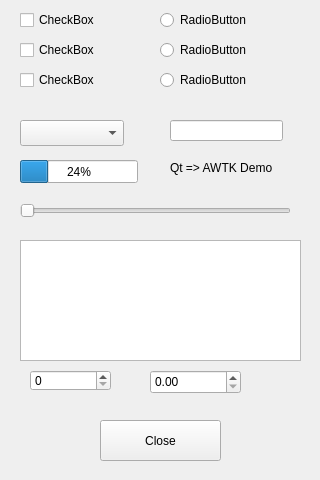
<?xml version="1.0" encoding="UTF-8"?>
<ui version="4.0">
 <class>MainWindow</class>
 <widget class="QMainWindow" name="MainWindow">
  <property name="geometry">
   <rect>
    <x>0</x>
    <y>0</y>
    <width>320</width>
    <height>480</height>
   </rect>
  </property>
  <property name="windowTitle">
   <string>MainWindow</string>
  </property>
  <widget class="QWidget" name="centralWidget">
   <widget class="QPushButton" name="close">
    <property name="geometry">
     <rect>
      <x>100</x>
      <y>420</y>
      <width>121</width>
      <height>41</height>
     </rect>
    </property>
    <property name="text">
     <string>Close</string>
    </property>
   </widget>
   <widget class="QWidget" name="widget" native="true">
    <property name="geometry">
     <rect>
      <x>150</x>
      <y>10</y>
      <width>141</width>
      <height>91</height>
     </rect>
    </property>
    <widget class="QRadioButton" name="radioButton">
     <property name="geometry">
      <rect>
       <x>10</x>
       <y>0</y>
       <width>100</width>
       <height>20</height>
      </rect>
     </property>
     <property name="text">
      <string>RadioButton</string>
     </property>
    </widget>
    <widget class="QRadioButton" name="radioButton_2">
     <property name="geometry">
      <rect>
       <x>10</x>
       <y>30</y>
       <width>100</width>
       <height>20</height>
      </rect>
     </property>
     <property name="text">
      <string>RadioButton</string>
     </property>
    </widget>
    <widget class="QRadioButton" name="radioButton_3">
     <property name="geometry">
      <rect>
       <x>10</x>
       <y>60</y>
       <width>100</width>
       <height>20</height>
      </rect>
     </property>
     <property name="text">
      <string>RadioButton</string>
     </property>
    </widget>
   </widget>
   <widget class="QWidget" name="widget_2" native="true">
    <property name="geometry">
     <rect>
      <x>10</x>
      <y>10</y>
      <width>131</width>
      <height>91</height>
     </rect>
    </property>
    <widget class="QCheckBox" name="checkBox">
     <property name="geometry">
      <rect>
       <x>10</x>
       <y>0</y>
       <width>87</width>
       <height>20</height>
      </rect>
     </property>
     <property name="text">
      <string>CheckBox</string>
     </property>
    </widget>
    <widget class="QCheckBox" name="checkBox_2">
     <property name="geometry">
      <rect>
       <x>10</x>
       <y>30</y>
       <width>87</width>
       <height>20</height>
      </rect>
     </property>
     <property name="text">
      <string>CheckBox</string>
     </property>
    </widget>
    <widget class="QCheckBox" name="checkBox_3">
     <property name="geometry">
      <rect>
       <x>10</x>
       <y>60</y>
       <width>87</width>
       <height>20</height>
      </rect>
     </property>
     <property name="text">
      <string>CheckBox</string>
     </property>
    </widget>
   </widget>
   <widget class="QComboBox" name="comboBox">
    <property name="geometry">
     <rect>
      <x>20</x>
      <y>120</y>
      <width>104</width>
      <height>26</height>
     </rect>
    </property>
   </widget>
   <widget class="QLineEdit" name="lineEdit">
    <property name="geometry">
     <rect>
      <x>170</x>
      <y>120</y>
      <width>113</width>
      <height>21</height>
     </rect>
    </property>
   </widget>
   <widget class="QProgressBar" name="progressBar">
    <property name="geometry">
     <rect>
      <x>20</x>
      <y>160</y>
      <width>118</width>
      <height>23</height>
     </rect>
    </property>
    <property name="value">
     <number>24</number>
    </property>
   </widget>
   <widget class="QLabel" name="label">
    <property name="geometry">
     <rect>
      <x>170</x>
      <y>160</y>
      <width>131</width>
      <height>16</height>
     </rect>
    </property>
    <property name="text">
     <string>Qt =&gt; AWTK Demo</string>
    </property>
   </widget>
   <widget class="QSlider" name="horizontalSlider">
    <property name="geometry">
     <rect>
      <x>20</x>
      <y>200</y>
      <width>271</width>
      <height>22</height>
     </rect>
    </property>
    <property name="orientation">
     <enum>Qt::Horizontal</enum>
    </property>
   </widget>
   <widget class="QSpinBox" name="spinBox">
    <property name="geometry">
     <rect>
      <x>30</x>
      <y>370</y>
      <width>81</width>
      <height>21</height>
     </rect>
    </property>
   </widget>
   <widget class="QDoubleSpinBox" name="doubleSpinBox">
    <property name="geometry">
     <rect>
      <x>150</x>
      <y>370</y>
      <width>91</width>
      <height>24</height>
     </rect>
    </property>
   </widget>
   <widget class="QGraphicsView" name="graphicsView">
    <property name="geometry">
     <rect>
      <x>20</x>
      <y>240</y>
      <width>281</width>
      <height>121</height>
     </rect>
    </property>
    <property name="image" stdset="0">
     <string>bricks</string>
    </property>
   </widget>
  </widget>
 </widget>
 <layoutdefault spacing="6" margin="11"/>
 <resources/>
 <connections/>
</ui>
